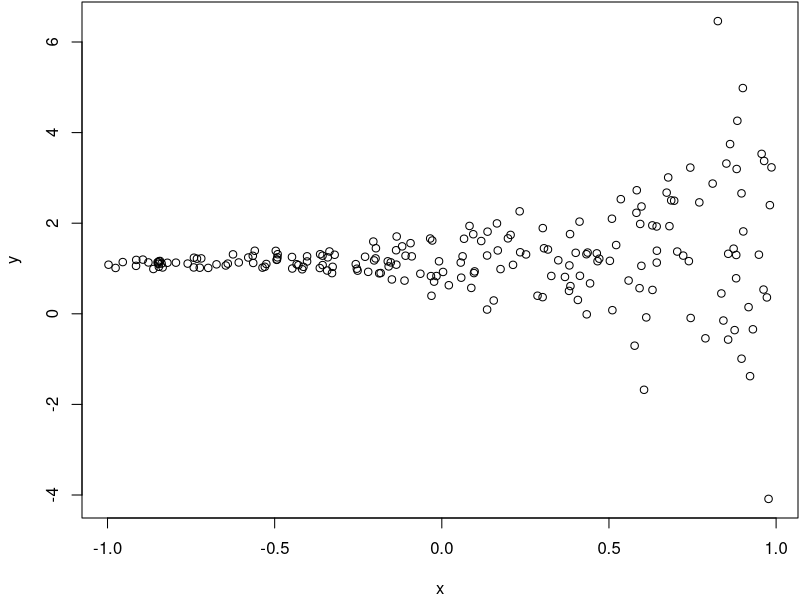

This chart was generated by the following R code:
## Heteroskedastic linear model fitting function.
## Argument eps controls stopping of the while loop.
hetlm <- function(formula, data = NULL, eps = 1e-05, ...) {
  ## Step 1, initial linear model.
  b <- lm(formula, data = data, ...)

  ## Extract fitted values to measure change of fit
  ## at the end of the while loop.
  fit0 <- fitted(b)

  ## The variance model formula,
  ## note e2 will be set up within the while loop.
  formula_sigma2 <- update(formula, log_e2 ~ .)

  ## Start the while loop, therefore initialize
  ## change parameter.
  change <- 1

  ## Save number of iterations.
  iter <- 0

  while(eps < change) {
    ## Extract log-squared residuals.
    ## Note that the doubled arrow "<<-" assigns variables
    ## to the global environment. This way object log_e2,
    ## and h below is available for fitting the model
    ## with lm().
    log_e2 <<- log(residuals(b)^2)

    ## Estimate variance model.
    m <- lm(formula_sigma2, data = data, ...)

    ## Compute the weights.
    h <<- exp(fitted(m))

    ## Estimate weighted linear model.
    b <- lm(formula, weights = 1/h, data = data, ...)

    ## Extract fitted values and compute
    ## relative change value.
    fit1 <- fitted(b)
    change <- mean(abs((fit1 - fit0) / fit0))

    ## Overwrite initial fitted values.
    fit0 <- fit1

    iter <- iter + 1
  }

  ## Delete log_e2 and h from global environment.
  rm(list = c("log_e2", "h"), envir = .GlobalEnv)

  ## Even a bit more technical, change the call of the "lm"
  ## object, so we can use the predict() method.
  cl <- match.call()
  b$call$data <- m$call$data <- cl$data

  ## Return models for the mean and the variance.
  rval <- list("mean" = b, "variance" = m, "iterations" = iter)

  return(rval)
}

## Set the seed.
set.seed(456)

## Number of observations.
n <- 200

## Simulate simple regression model
## with heteroskedastic error term.
x <- runif(n, -1, 1)
y <- 1.2 + 0.1 * x + rnorm(n, sd = exp(-1 + 2 * x))

## Visualize.
par(mar = c(4.1, 4.1, 0.1, 0.1))
plot(x, y)

## Model without accounting for heteroskedasticity.
b0 <- lm(y ~ x)
summary(b0)

bp_test <- function(formula, ...) {
  ## Estimate mean model.
  b <- lm(formula, ...)
  
  ## Extract and square residuals.
  e2 <<- residuals(b)^2

  ## Variance model formula.
  formula_sigma2 <- update(formula, e2 ~ .)

  ## Fit variance model.
  m <- lm(formula_sigma2, ...)

  ## Extract the test statistic.
  LM <- nobs(m) * summary(m)$r.squared

  ## Compute the p-value.
  df_LM <- length(coefficients(m)) - 1
  pval_LM <- 1 - pchisq(LM, df_LM)

  ## And the F-statistic.
  F <- as.numeric(summary(m)$fstatistic)
  pval_F <- pf(F[1L], F[2L], F[3L], lower.tail = FALSE)

  ## Clean up global environment.
  rm(list = "e2", envir = .GlobalEnv)

  rval <- list(
    "LM" = c("LM-statistic" = LM, "df" = df_LM, "p-value" = pval_LM),
    "F" = c("F-statistic" = F[1], "df" = F[3], "p-value" = pval_F)
  )

  return(rval)
}

bp_test(y ~ x)